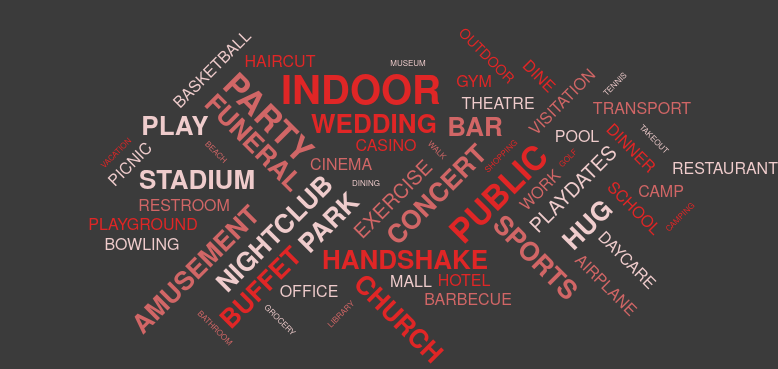

Vega-Lite specification stored for this chart:
### Vega specification from a JSON file in a GitHub repository (floating-point values rounded to 4 significant figures; data arrays with more than 128 entries replaced by an {"elided": "..."} marker saying what was removed)
{"$schema": "https://vega.github.io/schema/vega/v5.json", "width": 550, "height": 330, "padding": 0, "data": [{"name": "table", "values": {"elided": "231 str values"}, "transform": [{"type": "countpattern", "field": "data", "case": "upper", "pattern": "[\\w']{3,}"}, {"type": "formula", "as": "angle", "expr": "[-45, 0, 45][~~(random() * 3)]"}, {"type": "formula", "as": "weight", "expr": "if(datum.count>=10, 600, 300)"}]}], "scales": [{"name": "color", "type": "ordinal", "domain": {"data": "table", "field": "text"}, "range": ["#efcccc", "#e02626", "#d16666"]}], "marks": [{"type": "text", "from": {"data": "table"}, "encode": {"enter": {"text": {"field": "text"}, "align": {"value": "center"}, "baseline": {"value": "alphabetic"}, "fill": {"scale": "color", "field": "text"}}, "update": {"fillOpacity": {"value": 1}}, "hover": {"fillOpacity": {"value": 0.5}}}, "transform": [{"type": "wordcloud", "size": [800, 400], "text": {"field": "text"}, "rotate": {"field": "datum.angle"}, "font": "Helvetica Neue, Arial", "fontSize": {"field": "datum.count"}, "fontWeight": {"field": "datum.weight"}, "fontSizeRange": [8, 40], "padding": 2}]}], "config": {"background": "rgb(59, 59, 59)", "axis": {"labelColor": "white", "titleColor": "white", "gridColor": "dimgrey"}, "legend": {"labelColor": "white", "titleColor": "white"}, "title": {"color": "white"}}}
